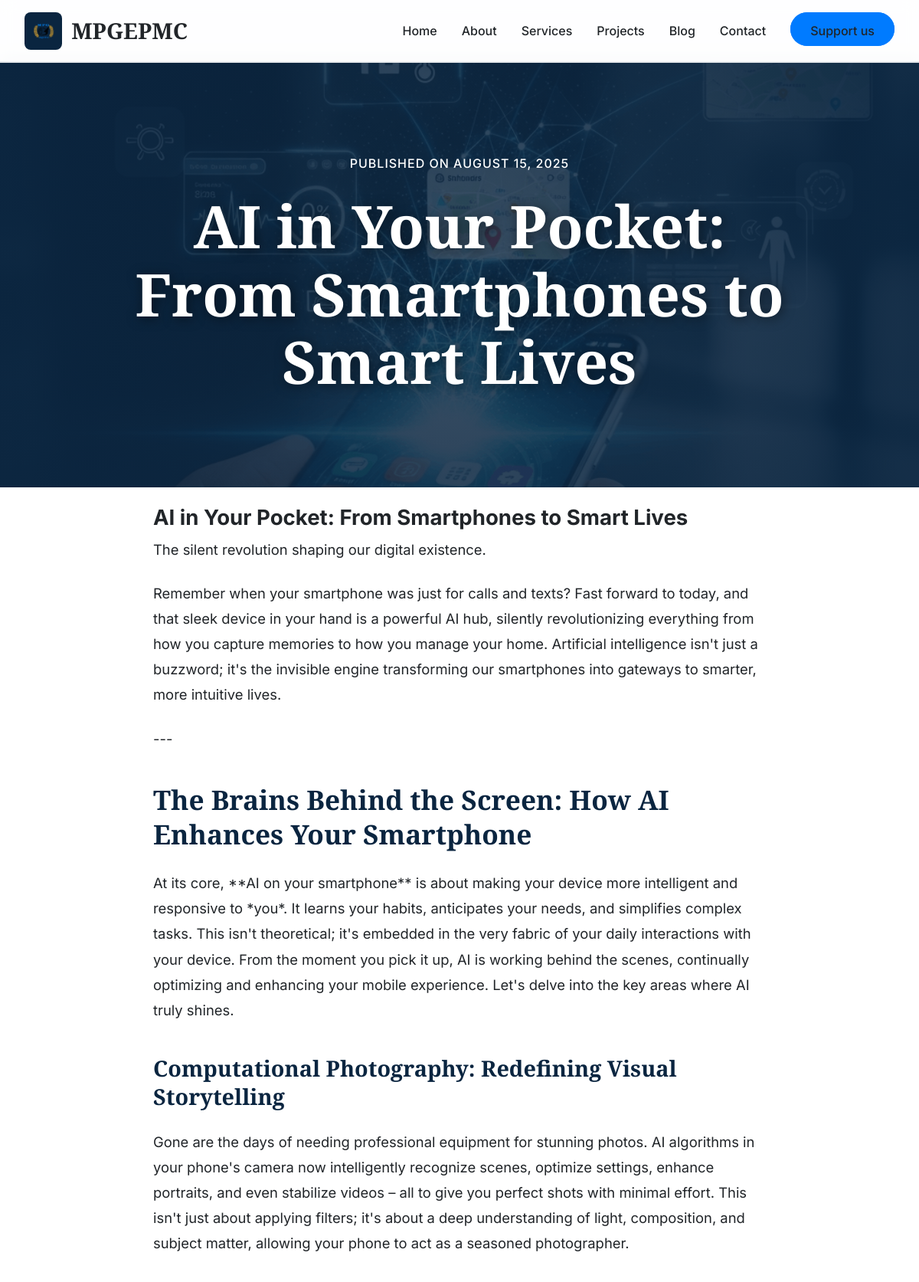
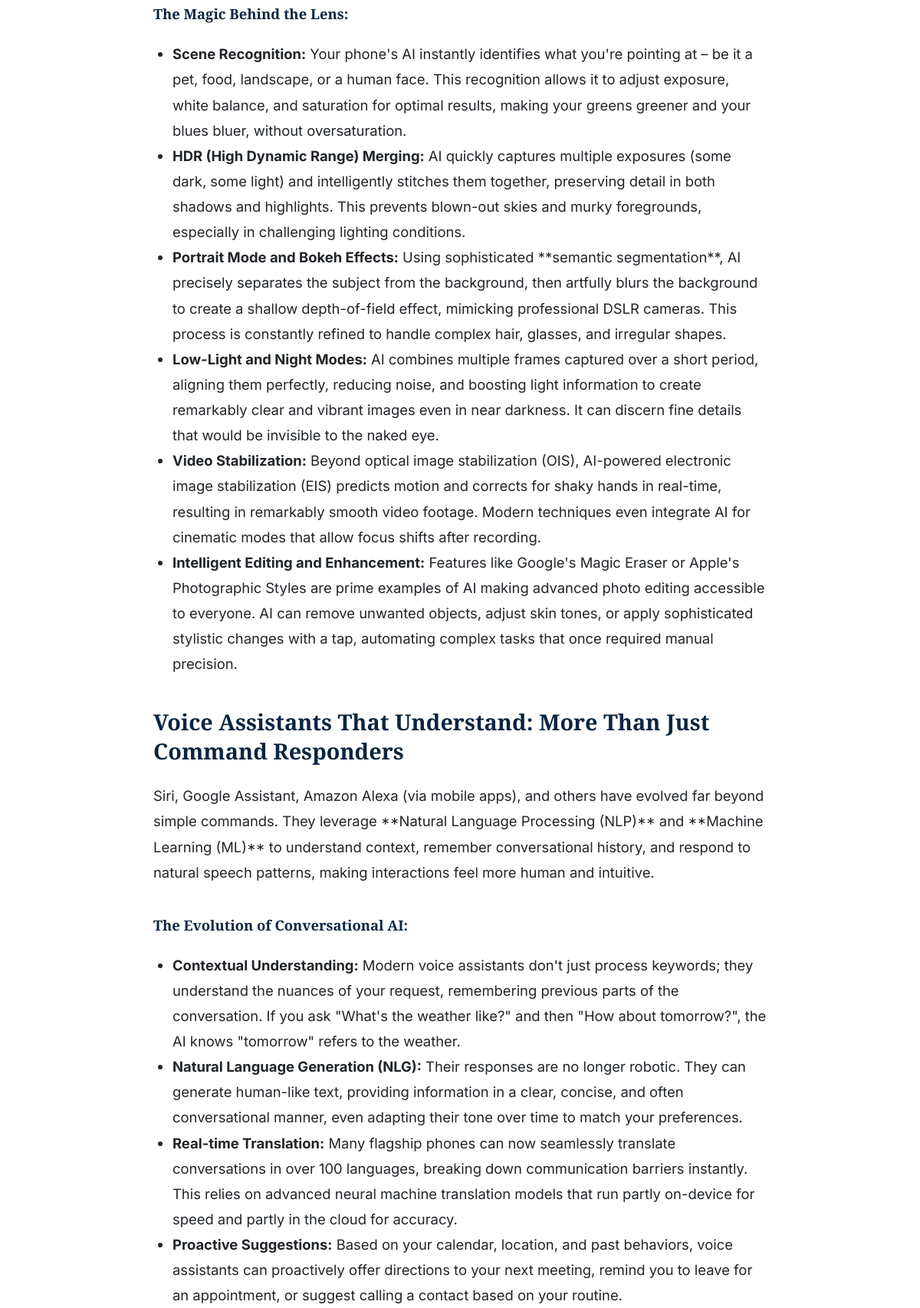
/blogs/ai-in-your-pocket-from-smartphones-to-smart-lives/ (upper part), run on the app's committed database (2 pictures, top to bottom).
### mpgepmc_core/models.py (models this page shows, shortened)
class MpgBlog(models.Model):
    title = models.CharField(max_length=250, unique=True)
    slug = models.SlugField(max_length=250, unique=True, blank=True, null=True,
                            help_text="A unique URL-friendly version of the title.")
    short_summary = models.TextField(max_length=1500, help_text="A brief summary of the blog post.")
    content = models.TextField(help_text="The full content of the blog post (HTML allowed).")
    feature_image = models.ImageField(upload_to=mpgblog_image_upload_path, blank=True, null=True,
                                      help_text="Upload a feature image for the blog post.")
    posted_date = models.DateTimeField(auto_now_add=True)
    updated_date = models.DateTimeField(auto_now=True)
    is_published = models.BooleanField(default=True, help_text="Set to true to make the blog post live.")
    class Meta:
        verbose_name = "MPG Blog Post"
        verbose_name_plural = "MPG Blog Posts"
        ordering = ['-posted_date']

### mpgepmc_core/views.py (the view)
# urls.py: path('blogs/<slug:slug>/', views.blog_detail, name='blog_detail'),
def blog_detail(request, slug):
    blog_post = get_object_or_404(MpgBlog, slug=slug, is_published=True)
    previous_post = MpgBlog.objects.filter(
        is_published=True,
        posted_date__lt=blog_post.posted_date
    ).order_by('-posted_date').first()
    next_post = MpgBlog.objects.filter(
        is_published=True,
        posted_date__gt=blog_post.posted_date
    ).order_by('posted_date').first()
    related_posts = MpgBlog.objects.filter(
        is_published=True
    ).exclude(pk=blog_post.pk).order_by('?')[:3]
    context = {
        'title': blog_post.title,
        'blog_post': blog_post,
        'previous_post': previous_post,
        'next_post': next_post,
        'related_posts': related_posts,
    }
    return render(request, 'mpgepmc/blog_detail.html', context)

### mpgepmc_core/context_processors.py (called while the page is built)
def global_context(request):
    try:
        latest_services_footer = MpgService.objects.filter(is_active=True).order_by('-created_at')[:4]
        latest_blogs_footer = MpgBlog.objects.filter(is_published=True).order_by('-posted_date')[:4]
    except Exception:
        latest_services_footer = []
        latest_blogs_footer = []
    return {
        'latest_services_footer': latest_services_footer,
        'latest_blogs_footer': latest_blogs_footer,
    }

### templates/mpgepmc/blog_detail.html (shortened to what this page needs)
{% extends 'mpgepmc/base.html' %} {% load static %} {% block title %}{{ blog_post.title }}{% endblock %} {% block extra_head %}
<link rel=stylesheet href="{%static 'css/blog_detail.css'%}">
{% endblock %} {% block content %}
<article>
<header class=article-hero>
{% if blog_post.feature_image %}
<img src="{{ blog_post.feature_image.url }}" alt="" class=article-hero-bg>
{% endif %}
<div class=article-header>
<p class=article-meta>
Published on {{ blog_post.posted_date|date:"F j, Y" }}
</p>
<h1>{{ blog_post.title }}</h1>
</div>
</header>
<div class=article-container>
<div class=article-content>
{{ blog_post.content|safe }}
</div>
</div>
</article>
 {% endblock %}

### static/css/base.css (style rules this page uses)
.nav-links li a,.nav-title,body { color:var(--text-dark) }
:root { --primary-color:#0A2540;--secondary-color:#007BFF;--background-light:#F8F9FA;--background-white:#FFFFFF;--text-dark:#212529;--text-light:#6C757D;--border-color:#DEE2E6;--success-color:#28A745;--shadow-color:rgba(10, 37, 64, 0.1);--font-primary:'Inter',system-ui,sans-serif;--font-secondary:'Playfair Display',serif }
*,::after,::before { margin:0;padding:0;box-sizing:border-box }
html { scroll-behavior:smooth }
body { font-family:var(--font-primary);background-color:var(--background-light);line-height:1.7;overflow-x:hidden;-webkit-font-smoothing:antialiased;-moz-osx-font-smoothing:grayscale;padding-top:80px }

### static/css/blog_detail.css (style rules this page uses)
.article-header h1,.related-title { font-family:var(--font-secondary) }
.article-hero-bg,.related-card:hover .related-card-img { transform:scale(1.05) }
.article-hero { position:relative;padding:120px 40px;min-height:60vh;display:flex;align-items:center;justify-content:center;text-align:center;color:var(--background-white);background-color:var(--primary-color);overflow:hidden }
.article-hero-bg,.article-hero::after { position:absolute;top:0;left:0;height:100%;width:100% }
.article-hero-bg { object-fit:cover;z-index:1;opacity:.3 }
.article-hero::after { content:'';background:radial-gradient(circle,rgba(10,37,64,.3) 0,rgba(10,37,64,.8) 90%);z-index:2 }
.article-header { position:relative;z-index:3;max-width:900px }
.article-meta { font-size:1rem;font-weight:500;margin-bottom:1.5rem;text-transform:uppercase;letter-spacing:1px }
.article-header h1 { font-size:clamp(3rem, 7vw, 4.8rem);line-height:1.15;text-shadow:2px 2px 15px rgba(0,0,0,.5) }
.article-container { padding:15px 10px;background-color:var(--background-white) }
.article-content { max-width:800px;margin:0 auto;font-size:1.15rem;line-height:1.8;color:var(--text-dark) }
.article-content h2,.article-content h3,.article-content h4 { font-family:var(--font-secondary);color:var(--primary-color);margin:2.5rem 0 1.5rem;line-height:1.3 }
.article-content h2 { font-size:2.2rem }
.article-content h3 { font-size:1.8rem }
.article-content p { margin-bottom:1.5rem }
.article-content ol,.article-content ul { padding-left:25px;margin-bottom:1.5rem }

### data on the page
MpgBlog: feature_image (picture), posted_date "AUGUST 15, 2025", title "AI in Your Pocket: From Smartphones to Smart Lives", content "AI in Your Pocket: From Smartphones to Smart Lives The silent revolution shaping our digital existence. Remember when your smartphone was just for calls and texts? Fast forward to today, and that sleek device in your hand is a powerful AI hub, silently revolutionizing everything from how you capture memories to how you manage your home. Artificial intelligence isn't just a buzzword; it's the invisible engine transforming our smartphones into gateways to smarter, more intuitive lives. --- The Brains Behind the Screen: How AI Enhances Your Smartphone At its core, **AI on your smartphone** is about making your device more intelligent and responsive to *you*. It learns your habits, anticipates…"
